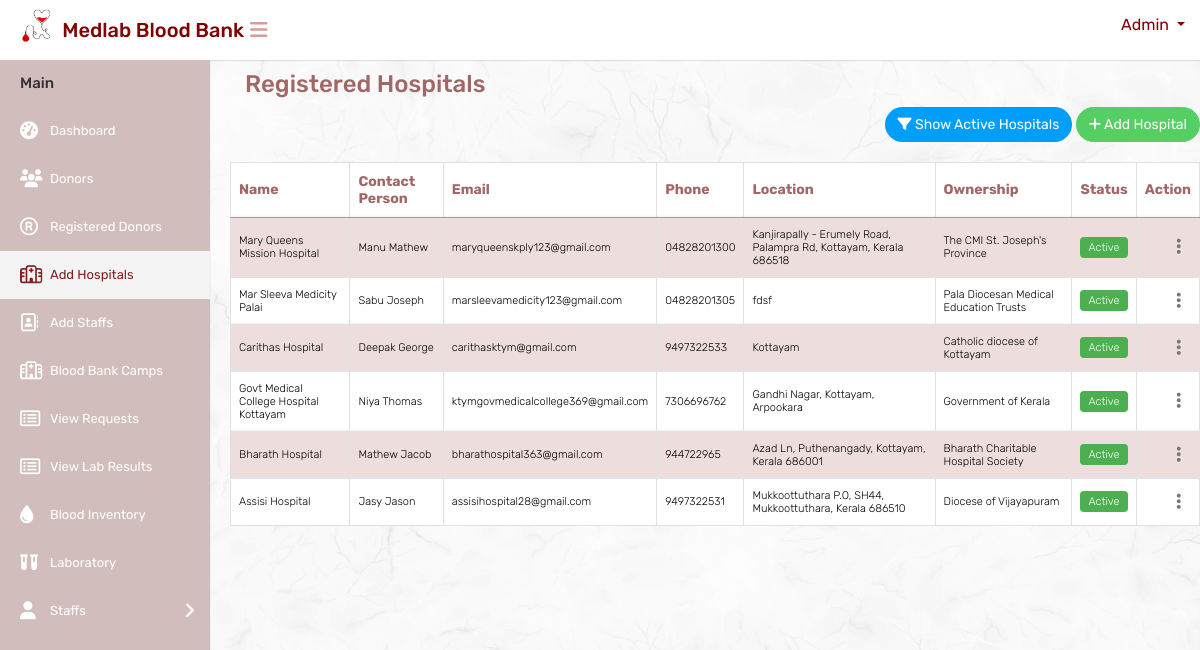
The page /registeredhospitaltable/ on the database its author committed.
### website/models.py (models this page shows, shortened)
class HospitalRegister(models.Model):
    hospitalName = models.CharField(max_length=100,unique=True)
    contactPerson = models.CharField(max_length=100)
    user=models.OneToOneField(CustomUser,on_delete=models.CASCADE)
    location = models.TextField()
    ownership = models.CharField(max_length=100)
    hospitalURL = models.URLField(blank=True)
    status = models.CharField(max_length=20, default='Active')

class CustomUser(AbstractUser):
    DONOR = 1
    HOSPITAL = 2
    STAFF = 3
    REGISTEREDDONOR = 4
    LABSTAFF = 5
    ROLE_CHOICE = (
        (DONOR, 'DONOR'),
        (HOSPITAL, 'HOSPITAL'),
        (STAFF, 'STAFF'),
        (REGISTEREDDONOR, 'REGISTEREDDONOR'),
        (LABSTAFF, 'LABSTAFF'),
    )
    username=None
    first_name = None
    last_name = None
    USERNAME_FIELD = 'email'
    email = models.EmailField(max_length=100, unique=True)
    phone = models.CharField(max_length=12, blank=True)
    password = models.CharField(max_length=128)
    role = models.IntegerField(choices=ROLE_CHOICE,default='1')
    is_admin = models.BooleanField(default=False)
    is_staff = models.BooleanField(default=False)
    is_active = models.BooleanField(default=True)
    is_superadmin = models.BooleanField(default=False)
    REQUIRED_FIELDS = ['phone']
    objects = UserManager()

### website/views.py (the view)
# urls.py: path('registeredhospitaltable/', registeredhospitaltable, name='registeredhospitaltable'),
def registeredhospitaltable(request):
    hospitals = HospitalRegister.objects.all()
    return render(request, 'mainuser/registeredhospitaltable.html', {'hospitals': hospitals})

### templates/mainuser/registeredhospitaltable.html (shortened to what this page needs)
{% load static %}
<html>
<head>
        <link rel="stylesheet" type="text/css" href="{% static 'mainuser/css/bootstrap.min.css' %}">
        <link rel="stylesheet" type="text/css" href="{% static 'mainuser/css/font-awesome.min.css' %}">
        <link rel="stylesheet" type="text/css" href="{% static 'mainuser/css/style.css' %}">
        <link rel="stylesheet" type="text/css" href="https://cdn.datatables.net/1.11.6/css/jquery.dataTables.css">
</head>
<body>
    <div class="main-wrapper">
        <div class="header" style="background-color:white;height:60px;">
			<div class="header-left">
				<a href="{% url 'adminindex' %}" class="logo" style="color: black;">
					<img src="{% static 'mainuser/img/logocopy.png' %}" width="75" height="40" alt="" style="margin-left:15px"> <span style="color: maroon;font-size: 20px;margin-top:10px; margin-left:-10px;white-space: nowrap;">Medlab Blood Bank</span>
				</a>
			</div>
			<a id="toggle_btn" href="javascript:void(0);" style="color:#d69c98;margin-top:20px;margin-left:10px;"><i class="fa fa-bars"></i></a>
            <ul class="nav user-menu float-right">
                <li class="nav-item dropdown has-arrow">
                    <a href="#" class="dropdown-toggle nav-link user-link" data-toggle="dropdown" style="color:maroon">
						<span style="color:maroon;">Admin</span>
                    </a>
                </li>
            </ul>
        </div>
        <div class="sidebar" id="sidebar">
            <div class="sidebar-inner slimscroll">
                <div id="sidebar-menu" class="sidebar-menu">
                    <ul>
                        <li class="menu-title">Main</li>
                        <li>
                            <a href="{% url 'adminindex' %}"><i class="fa fa-dashboard"></i> <span>Dashboard</span></a>
                        </li>
						<li>
                            <a href="{% url 'donors' %}"><i class="fa fa-users"></i> <span>Donors</span></a>
                        </li>
                        <li >
                            <a href="{% url 'registereddonortable' %}"><i class="fa fa-registered"></i> <span>Registered Donors</span></a>
                        </li>
                        <li class="active">
                            <a href="{% url 'registeredhospitaltable' %}"><i class="fa fa-hospital-o"></i> <span>Add Hospitals</span></a>
                        </li>
                        <li>
                            <a href="{% url 'registeredstafftable' %}"><i class="fa fa-address-book-o"></i> <span>Add Staffs</span></a>
                        </li>
                        <li>
                            <a href="{% url 'departments' %}"><i class="fa fa-hospital-o"></i> <span>Blood Bank Camps</span></a>
                        </li>
                        <li>
                            <a href="{% url 'blood_request_list' %}"><i class="fa fa-list-alt"></i> <span>View Requests</span></a>
                        </li>
						<li>
                            <a href="{% url 'view_uploaded_files' %}"><i class="fa fa-list-alt"></i> <span>View Lab Results</span></a>
                        </li>
                        <li>
                            <a href="{% url 'blood_inventory' %}"><i class="fa fa-tint"></i> <span>Blood Inventory</span></a>
                        </li>
                        <li>
                            <a href="{% url 'laboratory' %}"><i class="fa-solid fa-vials"></i> <span>Laboratory</span></a>
                        </li>
						<li class="submenu">
							<a href="#"><i class="fa fa-user"></i> <span>Staffs </span> <span class="menu-arrow"></span></a>
						</li>
                    </ul>
                </div>
            </div>
        </div>
        <div class="page-wrapper">
            <div class="col-sm-6 col-2 text-left m-b-15">
                <h3 style="color: #a16767;margin-top: 20px;">Registered Hospitals</h3>
            </div>
            <div class="row">
                <div class="col-md-12">
                    <div class="text-right m-b-20">
                        <button id="toggle-active" class="btn btn-primary btn-rounded"><i class="fa fa-filter"></i> Show Active Hospitals</button>
                        <a href="{% url 'hospital_registration' %}" class="btn btn-success btn-rounded"><i class="fa fa-plus" id="hosadd"></i> Add Hospital</a>
                    </div>
                </div>
                <div class="col-md-12">
                    <div class="table-responsive">
                        <table class="table table-bordered table-striped custom-table datatable mb-0">
                            <thead>
                                <tr>
                                    <th>Name</th>
                                    <th>Contact Person</th>
                                    <th>Email</th>
                                    <th>Phone</th>
                                    <th>Location</th>
                                    <th>Ownership</th>
                                    <th>Status</th>
                                    <th class="text-right">Action</th>
                                </tr>
                            </thead>
                            <tbody>
                                {% for hospital in hospitals %}
                                <tr class="hospital-row">
                                    <td>{{ hospital.hospitalName }}</td>
                                    <td>{{ hospital.contactPerson }}</td>
                                    <td>{{ hospital.user.email }}</td>
                                    <td>{{ hospital.user.phone }}</td>
                                    <td>{{ hospital.location }}</td>
                                    <td>{{ hospital.ownership }}</td>
                                    <td>
                                    {% if hospital.status == "Active" %}
                                    <span class="status-active">{{ hospital.status }}</span>
                                    {% else %}
                                    <span class="status-inactive">{{ hospital.status }}</span>
                                    {% endif %}</td>
                                    <td class="text-right">
                                        <div class="dropdown dropdown-action">
                                            <a href="#" class="action-icon dropdown-toggle" data-toggle="dropdown" aria-expanded="false"><i class="fa fa-ellipsis-v"></i></a>
                                        </div>
                                    </td>
                                </tr>
                                {% endfor %}
                            </tbody>
                        </table>
                    </div>
                </div>
            </div>
        </div>
</body>
</html>

### rows shown on the page
HospitalRegister: hospitalName "Mary Queens Mission Hospital", contactPerson "Manu Mathew", user.email "maryqueenskply123@gmail.com", user.phone "04828201300", location "Kanjirapally - Erumely Road, Palampra Rd, Kottayam, Kerala 686518", ownership "The CMI St. Joseph's Province", status "Active"
HospitalRegister: hospitalName "Mar Sleeva Medicity Palai", contactPerson "Sabu Joseph", user.email "marsleevamedicity123@gmail.com", user.phone "04828201305", location "fdsf", ownership "Pala Diocesan Medical Education Trusts", status "Active"
HospitalRegister: hospitalName "Carithas Hospital", contactPerson "Deepak George", user.email "carithasktym@gmail.com", user.phone "9497322533", location "Kottayam", ownership "Catholic diocese of Kottayam", status "Active"
HospitalRegister: hospitalName "Govt Medical College Hospital Kottayam", contactPerson "Niya Thomas", user.email "ktymgovmedicalcollege369@gmail.com", user.phone "7306696762", location "Gandhi Nagar, Kottayam, Arpookara", ownership "Government of Kerala", status "Active"
HospitalRegister: hospitalName "Bharath Hospital", contactPerson "Mathew Jacob", user.email "bharathospital363@gmail.com", user.phone "944722965", location "Azad Ln, Puthenangady, Kottayam, Kerala 686001", ownership "Bharath Charitable Hospital Society", status "Active"
HospitalRegister: hospitalName "Assisi Hospital", contactPerson "Jasy Jason", user.email "assisihospital28@gmail.com", user.phone "9497322531", location "Mukkoottuthara P.O, SH44, Mukkoottuthara, Kerala 686510", ownership "Diocese of Vijayapuram", status "Active"
